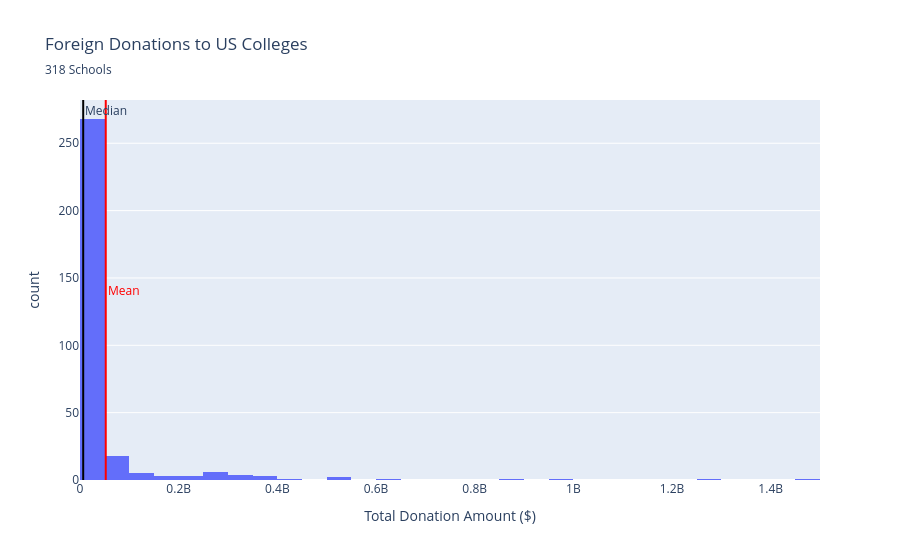

This figure's notebook cell:
### Code cell
fig3 = px.histogram(institution_gift_amts, title = "Foreign Donations to US Colleges", subtitle = "318 Schools",
                    labels={"value": "Total Donation Amount ($)"}).add_vline(
                        mean_gift_amt, annotation_text="Mean", annotation_position ="right", line_color = "red", annotation_font = dict(color = "red")).add_vline(
                            median_gift_amt, annotation_text="Median", annotation_position ="top right", line_color = "black")
fig3.update_layout(showlegend=False)
fig3.show()

### Figure 1 — Plotly figure (JSON) as saved in the notebook; plotly's stock layout.template omitted (floating-point values rounded to 4 significant figures; data arrays with more than 128 entries replaced by an {"elided": "..."} marker saying what was removed)
{"data": [{"bingroup": "x", "hovertemplate": "variable=Foreign Gift Amount<br>Total Donation Amount ($)=%{x}<br>count=%{y}<extra></extra>", "legendgroup": "Foreign Gift Amount", "marker": {"color": "#636efa", "pattern": {"shape": ""}}, "name": "Foreign Gift Amount", "orientation": "v", "showlegend": true, "type": "histogram", "x": {"elided": "318 int values"}, "xaxis": "x", "yaxis": "y"}], "layout": {"annotations": [{"font": {"color": "red"}, "showarrow": false, "text": "Mean", "x": 52200000.0, "xanchor": "left", "xref": "x", "y": 0.5, "yanchor": "middle", "yref": "y domain"}, {"showarrow": false, "text": "Median", "x": 6487000.0, "xanchor": "left", "xref": "x", "y": 1, "yanchor": "top", "yref": "y domain"}], "barmode": "relative", "legend": {"title": {"text": "variable"}, "tracegroupgap": 0}, "shapes": [{"line": {"color": "red"}, "type": "line", "x0": 52200000.0, "x1": 52200000.0, "xref": "x", "y0": 0, "y1": 1, "yref": "y domain"}, {"line": {"color": "black"}, "type": "line", "x0": 6487000.0, "x1": 6487000.0, "xref": "x", "y0": 0, "y1": 1, "yref": "y domain"}], "showlegend": false, "title": {"subtitle": {"text": "318 Schools"}, "text": "Foreign Donations to US Colleges"}, "xaxis": {"anchor": "y", "domain": [0, 1], "title": {"text": "Total Donation Amount ($)"}}, "yaxis": {"anchor": "x", "domain": [0, 1], "title": {"text": "count"}}}}
